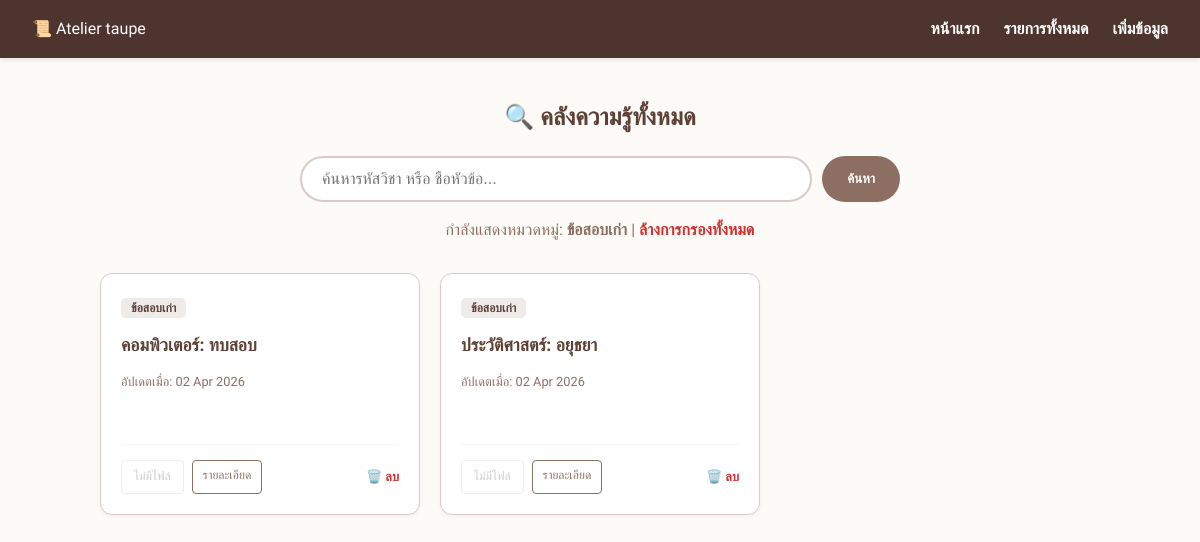
Screenshot of /list/?cat=EXAM with the database file from the repository.
### archive/models.py (models this page shows, shortened)
class Document(models.Model):
    CATEGORY_CHOICES = [
        ('SUM', 'สรุปบทเรียน'),
        ('EXAM', 'ข้อสอบเก่า'),
    ]
    subject_code = models.CharField(max_length=10)
    title = models.CharField(max_length=200)
    category = models.CharField(max_length=4, choices=CATEGORY_CHOICES)
    description = models.TextField(blank=True)
    file = models.FileField(upload_to='documents/', null=True, blank=True)
    upload_date = models.DateTimeField(auto_now_add=True)

### archive/views.py (the view)
# urls.py: path('list/', views.list_view, name='list'),    # หน้ารายการทั้งหมด
def list_view(request):
    query_name = request.GET.get('q')
    query_cat = request.GET.get('cat')
    results = Document.objects.all().order_by('-upload_date')
    if query_name:
        results = results.filter(
            Q(title__icontains=query_name) |
            Q(subject_code__icontains=query_name)
        )
    if query_cat:
        results = results.filter(category=query_cat)
    return render(request, 'list.html', {'results': results})

### archive/templates/list.html (shortened to what this page needs)
{% extends 'base.html' %}
{% load static %}
{% block content %}
<div style="margin-bottom: 30px; text-align: center;">
    <h2 style="color: #5D4037; margin-bottom: 20px;">🔍 คลังความรู้ทั้งหมด</h2>
    <form method="GET" action="{% url 'archive:list' %}" style="max-width: 600px; margin: 0 auto; display: flex; gap: 10px;">
        <input type="text" name="q" value="{{ request.GET.q|default:'' }}" placeholder="ค้นหารหัสวิชา หรือ ชื่อหัวข้อ..."
               style="flex: 1; padding: 12px 20px; border: 2px solid #D7CCC8; border-radius: 30px; outline: none; font-size: 1rem;">
        <button type="submit" style="background: #8D6E63; color: white; border: none; padding: 10px 25px; border-radius: 30px; cursor: pointer; font-weight: bold;">
            ค้นหา
        </button>
    </form>
    {% if request.GET.cat or request.GET.q %}
        <p style="margin-top: 15px; color: #8D6E63;">
            {% if request.GET.cat %}กำลังแสดงหมวดหมู่: <strong>{% if request.GET.cat == 'SUM' %}สรุปบทเรียน{% else %}ข้อสอบเก่า{% endif %}</strong>{% endif %}
            | <a href="{% url 'archive:list' %}" style="color: #D32F2F; text-decoration: none; font-weight: bold;">ล้างการกรองทั้งหมด</a>
        </p>
    {% endif %}
</div>
<div style="display: grid; grid-template-columns: repeat(3, 1fr); gap: 20px; margin-top: 20px;">
    {% for item in results %}
    <div style="background: white; border: 1px solid #D7CCC8; padding: 20px; border-radius: 12px; display: flex; flex-direction: column; justify-content: space-between; min-height: 200px; transition: 0.3s; box-shadow: 0 2px 5px rgba(0,0,0,0.05);">
        <div>
            <span style="background: #EFEBE9; color: #5D4037; font-size: 0.75rem; padding: 3px 10px; border-radius: 5px; font-weight: bold;">
                {{ item.get_category_display }}
            </span>
            <h3 style="margin: 12px 0 5px 0; color: #5D4037; font-size: 1.1rem;">{{ item.subject_code }}: {{ item.title }}</h3>
            <p style="font-size: 0.8rem; color: #8D6E63; margin-bottom: 10px;">อัปเดตเมื่อ: {{ item.upload_date|date:"d M Y" }}</p>
        </div>
        <div style="margin-top: 15px; border-top: 1px solid #F5F5F5; padding-top: 15px; display: flex; justify-content: space-between; align-items: center;">
            <div style="display: flex; gap: 8px;">
                {% if item.file %}
                <a href="{{ item.file.url }}" target="_blank" style="font-size: 0.75rem; text-decoration: none; background: #8D6E63; color: white; padding: 6px 12px; border-radius: 4px; font-weight: bold;">
                    📖 อ่านไฟล์
                </a>
                {% else %}
                <span style="font-size: 0.75rem; color: #ccc; padding: 6px 12px; border: 1px solid #eee; border-radius: 4px;">ไม่มีไฟล์</span>
                {% endif %}
                <a href="{% url 'archive:detail' item.pk %}" style="font-size: 0.75rem; text-decoration: none; border: 1px solid #8D6E63; color: #8D6E63; padding: 5px 10px; border-radius: 4px;">
                    รายละเอียด
                </a>
            </div>
            <a href="{% url 'archive:delete' item.pk %}" style="color: #D32F2F; font-size: 0.8rem; text-decoration: none; font-weight: bold;">🗑️ ลบ</a>
        </div>
    </div>
    {% empty %}
    <div style="grid-column: span 3; text-align: center; padding: 60px; color: #999; background: #fafafa; border-radius: 15px;">
        <p style="font-size: 1.2rem;">❌ ไม่พบข้อมูลที่ต้องการ</p>
        <a href="{% url 'archive:list' %}" style="color: #8D6E63; font-weight: bold;">กลับไปดูรายการทั้งหมด</a>
    </div>
    {% endfor %}
</div>
{% endblock %}

### archive/templates/base.html (style rules this page uses)
:root { --bg-color: #FDFBF7; --primary-brown: #8D6E63; --dark-brown: #4E342E; --cream-light: #FFFFFF; --border-color: #D7CCC8; --text-color: #3E2723; }
body { font-family: 'Sarabun', sans-serif; background-color: var(--bg-color); color: var(--text-color); margin: 0; padding: 0; line-height: 1.6; }

### rows the page displays
Document: category "ข้อสอบเก่า", subject_code "คอมพิวเตอร์", title "ทบสอบ", upload_date "02 Apr 2026", file "ไม่มีไฟล์"
Document: category "ข้อสอบเก่า", subject_code "ประวัติศาสตร์", title "อยุธยา", upload_date "02 Apr 2026", shows "ไม่มีไฟล์"
